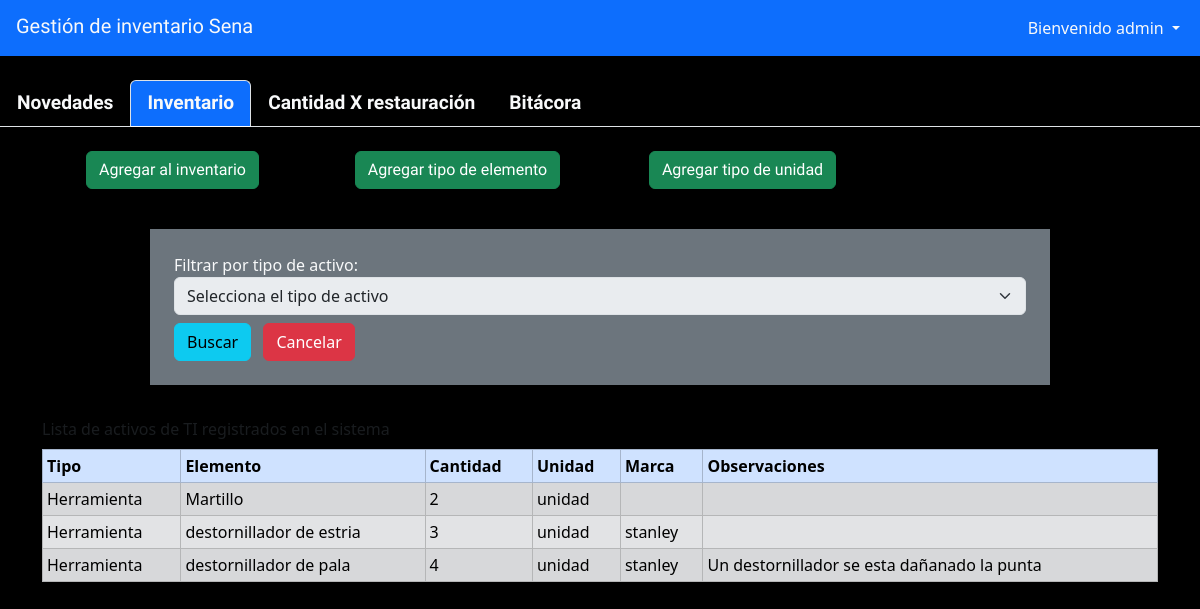
The app's page /inventario/inventario (signed in) with its own data.
### gestion/models.py (models this page shows)
class inventario(models.Model):
    tipo=models.ForeignKey(tipoElemento,on_delete=models.CASCADE)
    elemento=models.CharField(max_length=100)
    cantidad=models.IntegerField()
    unidad=models.ForeignKey(tipoUnidad,on_delete=models.CASCADE)
    marca=models.CharField(blank=True,max_length=50)
    observaciones=models.CharField(blank=True,max_length=500)

class tipoElemento(models.Model):
    descripcion=models.CharField(max_length=20)

class tipoUnidad(models.Model):
    descripcion=models.CharField(max_length=20)

### gestion/views.py (the view)
# urls.py: path("inventario", inventarioTotal, name="inventario"),
@login_required
def inventarioTotal(request):
    elementos=inventario.objects.all()
    return render(request, "inventario/inventario.html",{"elementos":elementos})

### gestion/templates/inventario/inventario.html (shortened to what this page needs)
{% extends 'baseinventario.html' %}
{% block content %}
<div class="container text-center mt-4 " style="font-family: 'Handlee', cursive;">
    <div class="row">
        <div class="col-12 col-md-3 mb-3">
            <a href="{% url 'agregar_inventario'%}" class="btn btn-success ">Agregar al inventario</a>
        </div>
        <div class="col-12 col-md-3 mb-3">
            <a href="{% url 'agregar_elemento' %}" class="btn btn-success">Agregar tipo de elemento</a>
        </div>
        <div class="col-12 col-md-3 mb-3">
            <a href="{% url 'agregar_unidad' %}" class="btn btn-success">Agregar tipo de unidad</a>
        </div>
    </div>
</div>
<div class="container-fluid custom-width bg-secondary text-light p-4 mt-4">
    <form method="POST">
        <div class="row">
            <div class="col">
                <label>Filtrar por tipo de activo:</label>
                <select class="form-select" name="id" {%if not activos %}disabled{%endif%} required>
                    <option>Selecciona el tipo de activo</option>
                </select>
                <button type="submit" class="btn btn-info mt-2">Buscar</button>
                <a href="#" class="btn btn-danger mt-2 ms-2">Cancelar</a>
            </div>
        </div>
    </form>
</div>
{% if elementos %}
<div class="container mt-4">
    <div class="table-resposive">
        <table class="table table-sm table-bordered table-striped table-hover caption-top">
            <caption>Lista de activos de TI registrados en el sistema</caption>
            <thead class="table-primary">
                <tr>
                    <th>Tipo</th>
                    <th>Elemento</th>
                    <th>Cantidad</th>
                    <th>Unidad</th>
                    <th>Marca</th>
                    <th>Observaciones</th>
                </tr>
            </thead>
            <tbody class="table-secondary">
                {% for elemento in elementos%}
                <tr>
                    <td>{{elemento.tipo.descripcion}}</td>
                    <td>{{elemento.elemento}}</td>
                    <td>{{elemento.cantidad}}</td>
                    <td>{{elemento.unidad.descripcion}}</td>
                    <td>{{elemento.marca}}</td>
                    <td>{{elemento.observaciones}}</td>
                </tr>
                {% endfor %}
            </tbody>
        </table>
    </div>
</div>
{% else %}
<div class="text-light">
    <h3>No existen equipos registrados al sistema por favor ingrese alguno</h3>
</div>
{% endif %}
{% endblock %}

### gestion/templates/baseinventario.html (shortened to what this page needs)
<!DOCTYPE html>
<html lang="en">
<head>
    <link href="https://cdn.jsdelivr.net/npm/bootstrap@5.3.5/dist/css/bootstrap.min.css" rel="stylesheet"
>
    <link rel="stylesheet" href="https://cdn.jsdelivr.net/npm/bootstrap-icons@1.11.3/font/bootstrap-icons.min.css">
<link rel="stylesheet" href="https://cdn.jsdelivr.net/npm/bootstrap-icons@1.13.1/font/bootstrap-icons.min.css">
</head>
<body style="background-color: #000;">
    <nav class="navbar navbar-expand-lg bg-primary " data-bs-theme="light">
        <div class="container-fluid">
            <h2 class="navbar-brand text-light mb-1 ms-1" style="font-family: 'Handlee', cursive;">Gestión de inventario
                Sena</h2>
            <div class="collapse navbar-collapse" id="navbarSupportedContent">
                <ul class="navbar-nav ms-auto mb-2 mb-lg-0">
                    <li class="nav-item dropdown">
                        <a class="nav-link dropdown-toggle text-light" href="#" role="button" data-bs-toggle="dropdown"
                            aria-expanded="false">
                            Bienvenido {{request.user}}
                        </a>
                    </li>
                </ul>
            </div>
        </div>
    </nav>
    <ul class="nav nav-tabs mt-4" style="font-family: 'Handlee', cursive; font-weight: bold; font-size: 1.2em;">
        <li class="nav-item">
            <a class="nav-link text-light {% if request.path == '/inventario/novedades'%} active bg-primary {% endif %}" href="{% url 'novedades' %}">Novedades</a>
        </li>
        <li class="nav-item">
            <a class="nav-link text-light {% if request.path == '/inventario/inventario'%} active bg-primary{% endif %}" href="{% url 'inventario' %}">Inventario</a>
        </li>
        <li class="nav-item">
            <a class="nav-link text-light {% if request.path == '/inventario/cantidadxrestauracion'%} active bg-primary{% endif %}" href="{% url 'cantidadxrestauracion' %}">Cantidad X restauración</a>
        </li>
        <li class="nav-item">
            <a class="nav-link text-light {% if request.path == '/inventario/bitacora'%} active bg-primary{% endif %}" href="{% url 'bitacora'%}">Bitácora</a>
        </li>
    </ul>
    {% block content%}
    {% endblock %}
</body>
</html>

### gestion/templates/baseinventario.html (style rules this page uses)
.custom-width { width: 100%; max-width: none; }
@media (min-width: 768px) { .custom-width { width: 75%; } }

### records on screen
inventario: tipo.descripcion "Herramienta", elemento "Martillo", cantidad "2", unidad.descripcion "unidad"
inventario: tipo.descripcion "Herramienta", elemento "destornillador de estria", cantidad "3", unidad.descripcion "unidad", marca "stanley"
inventario: tipo.descripcion "Herramienta", elemento "destornillador de pala", cantidad "4", unidad.descripcion "unidad", marca "stanley", observaciones "Un destornillador se esta dañanado la punta"

### other values on screen
{{ request.user }} "admin"
